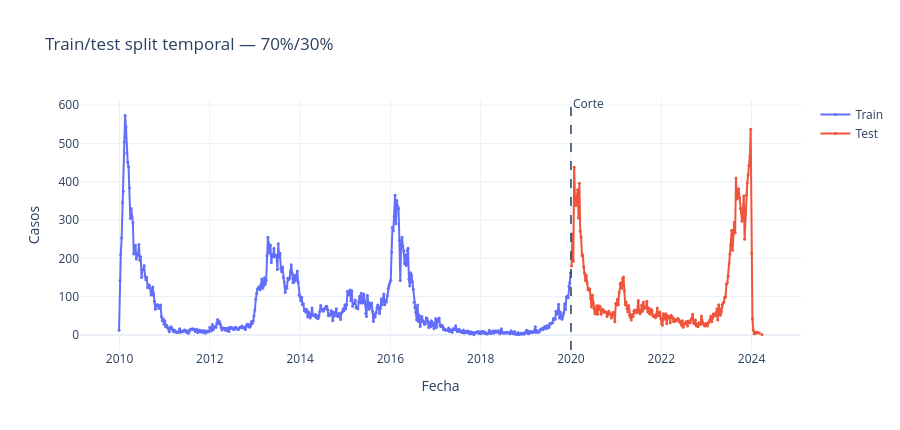

Notebook source saved alongside this figure:
### Markdown cell above
---

## 8. División temporal train/test

La división se realiza respetando el orden temporal de la serie.  
No se mezclan observaciones aleatoriamente porque en series temporales el pasado debe predecir el futuro.

La imputación se hace después de este corte, usando únicamente las medias estacionales calculadas con el conjunto de entrenamiento.

### Code cell
train_raw, test_raw, cutoff = temporal_train_test_split(
    df=df_complete,
    train_fraction=TRAIN_FRACTION,
    cutoff_date=CUTOFF_DATE,
)

print(f"TRAIN: {len(train_raw)} observaciones")
print(f"  Desde: {train_raw['ds'].min().date()} hasta {train_raw['ds'].max().date()}")

print(f"\nTEST: {len(test_raw)} observaciones")
print(f"  Desde: {test_raw['ds'].min().date()} hasta {test_raw['ds'].max().date()}")

print(f"\nFecha de corte: {cutoff.date()}")

fig = plot_train_test_split(
    train_raw,
    test_raw,
    cutoff,
    title=f"Train/test split temporal — {TRAIN_FRACTION:.0%}/{1-TRAIN_FRACTION:.0%}",
)

fig.show()

### Figure 1 — Plotly figure (JSON) as saved in the notebook; plotly's stock layout.template omitted (floating-point values rounded to 4 significant figures; data arrays with more than 128 entries replaced by an {"elided": "..."} marker saying what was removed)
{"data": [{"marker": {"size": 3}, "mode": "lines+markers", "name": "Train", "type": "scatter", "x": {"elided": "523 str values"}, "y": {"elided": "523 float values"}}, {"marker": {"size": 3}, "mode": "lines+markers", "name": "Test", "type": "scatter", "x": {"elided": "221 str values"}, "y": {"elided": "221 float values"}}], "layout": {"annotations": [{"showarrow": false, "text": "Corte", "x": "2020-01-01T00:00:00", "xanchor": "left", "y": 1.03, "yref": "paper"}], "height": 430, "shapes": [{"line": {"dash": "dash", "width": 1.5}, "type": "line", "x0": "2020-01-01T00:00:00", "x1": "2020-01-01T00:00:00", "xref": "x", "y0": 0, "y1": 1, "yref": "paper"}], "title": {"text": "Train/test split temporal — 70%/30%"}, "xaxis": {"title": {"text": "Fecha"}}, "yaxis": {"title": {"text": "Casos"}}}}
